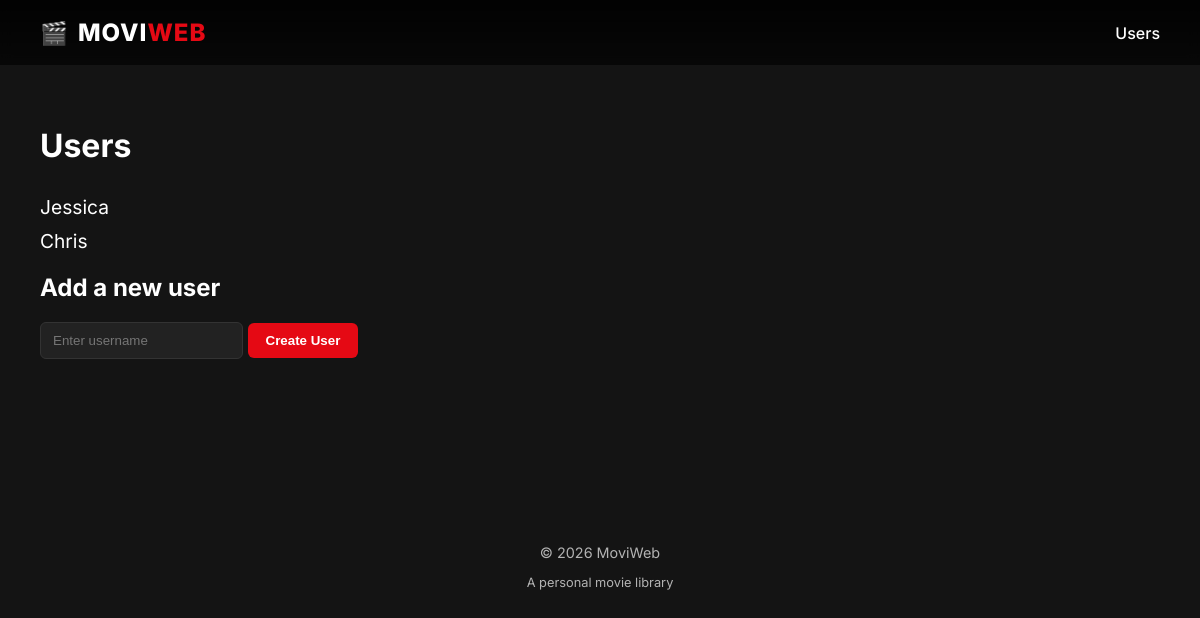
Before: / with the older database file.
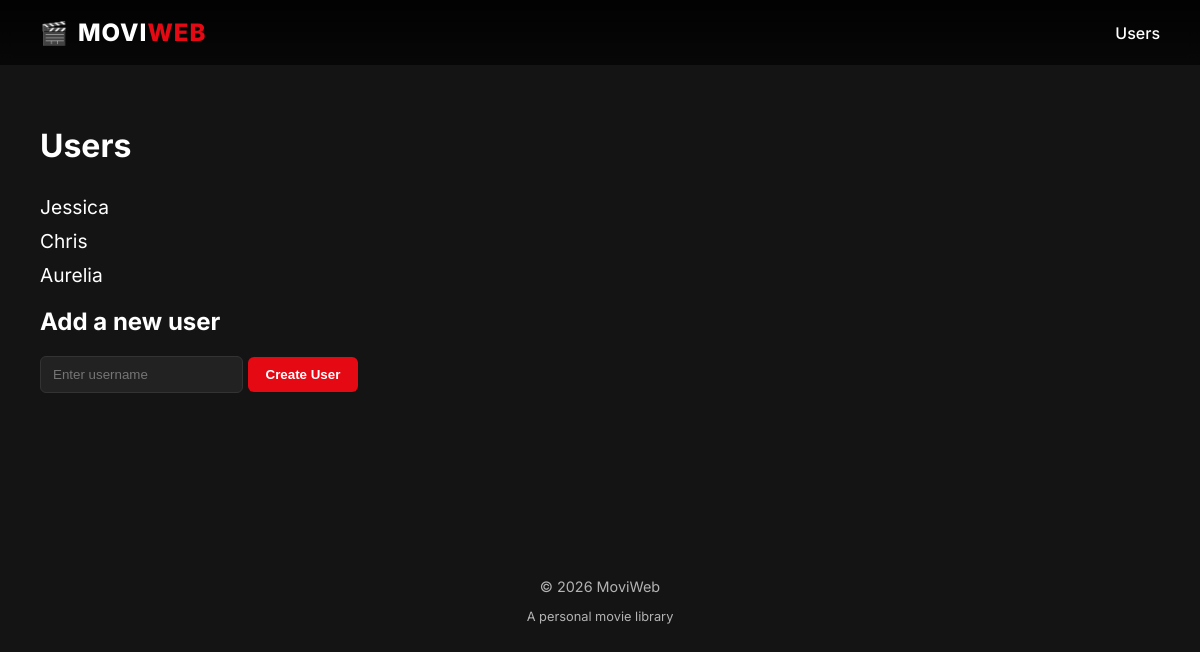
After: the same page with the newer database file.
### models.py (models this page shows)
class User(db.Model):
    id = db.Column(db.Integer, primary_key=True)
    name = db.Column(db.String(100), nullable=False)
    movies = db.relationship('Movie', backref='user', lazy=True)

### app.py (the view)
@app.route('/')
def home():
    users = data_manager.get_users()
    return render_template('index.html', users=users)

### data_manager.py (called while the page is built)
    def get_users(self):
        return User.query.all()

### templates/index.html
{% extends "base.html" %}
{% block content %}
<h1>Users</h1>
<ul class="user-list">
    {% for user in users %}
    <li class="user-entry">
        <a href="{{ url_for('user_movies', user_id=user.id) }}" class="btn">
            {{ user.name }}
        </a>
    </li>
    {% endfor %}
</ul>
<div class="add-user-section">
    <h2>Add a new user</h2>
    <form action="{{ url_for('add_user') }}" method="post">
        <input type="text" name="name" placeholder="Enter username" required>
        <button type="submit">Create User</button>
    </form>
</div>
{% endblock %}

### templates/base.html (shortened to what this page needs)
<!DOCTYPE html>
<html lang="en">
<head>
    <link rel="stylesheet" href="{{ url_for('static', filename='style.css') }}">
</head>
<body>
<header class="main-header">
    <div class="nav-wrapper">
        <a href="{{ url_for('home') }}" class="logo-link">
            <span class="logo-icon">🎬</span>
            <span class="logo-text">MOVI<span>WEB</span></span>
        </a>
        <nav class="nav-menu">
            <a href="{{ url_for('home') }}" class="nav-item active">Users</a>
        </nav>
    </div>
</header>
<main class="main-content">
    {% block content %}{% endblock %}
</main>
<footer class="main-footer">
    <div class="footer-inner">
        <p>© 2026 MoviWeb</p>
        <p class="footer-sub">A personal movie library</p>
    </div>
</footer>
</body>
</html>

### static/style.css (style rules this page uses)
:root { --primary: #e50914; --bg-dark: #141414; --bg-darker: #0f0f0f; --card-bg: #1f1f1f; --text-light: #ffffff; --text-muted: #b3b3b3; --transition: all 0.25s ease; }
* { box-sizing: border-box; }
body { font-family: 'Inter', sans-serif; background: var(--bg-dark); color: var(--text-light); margin: 0; }
.main-header { position: sticky; top: 0; z-index: 100; background: linear-gradient( to bottom, rgba(0,0,0,0.9), rgba(0,0,0,0.6) ); backdrop-filter: blur(6px); }
.nav-wrapper { max-width: 1400px; margin: auto; padding: 18px 40px; display: flex; justify-content: space-between; align-items: center; }
.logo-link { text-decoration: none; display: flex; align-items: center; gap: 10px; }
.logo-icon { font-size: 1.4rem; }
.logo-text { font-weight: 800; font-size: 1.5rem; letter-spacing: 1px; }
.logo-text span { color: var(--primary); }
.nav-menu { display: flex; gap: 25px; }
.nav-item { text-decoration: none; color: var(--text-muted); font-weight: 500; transition: var(--transition); }
.nav-item.active { color: white; }
.main-content { max-width: 1400px; margin: auto; padding: 40px; }
a { color: var(--text-light); text-decoration: none; }
.user-list { list-style: none; padding: 0; margin-top: 30px; }
.user-entry { margin-bottom: 10px; }
.user-list a { font-size: 1.2rem; text-decoration: none; color: var(--text-light); transition: var(--transition); }
button { background: var(--primary); border: none; padding: 10px 18px; border-radius: 6px; color: white; font-weight: 600; cursor: pointer; transition: var(--transition); }
input[type="text"] { background: #222; border: 1px solid #333; color: white; padding: 10px 12px; border-radius: 6px; outline: none; }
.main-footer { margin-top: 80px; padding: 50px 20px; text-align: center; color: var(--text-muted); font-size: 0.9rem; }
.footer-sub { font-size: 0.8rem; margin-top: 6px; }

Changed rows visible on the page:
added User: name "Aurelia"
